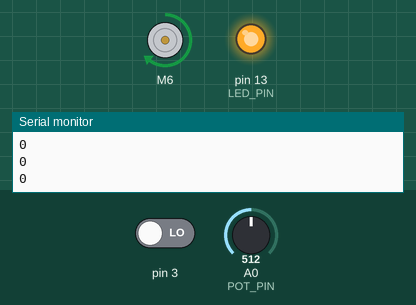
The sketch below on a simulated Arduino Uno, built with avr-gcc and run on an emulated ATmega328P. On the bench: DC motor (green arrow = forward, orange = backward, longer = faster), output pins drawn as LEDs (lit = HIGH), the last lines printed to the serial monitor. The test bench sets the inputs (shaded band); at power-on: A0 (POT_PIN) = 512, pin 3 LOW.

Above: at 6.2 s.
6.3 s: A0 (POT_PIN) set to 716
At 7.5 s:
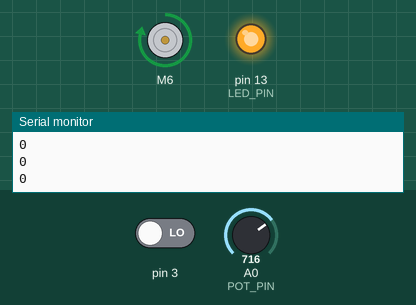
7.8 s: A0 (POT_PIN) set to 306
At 8.8 s:
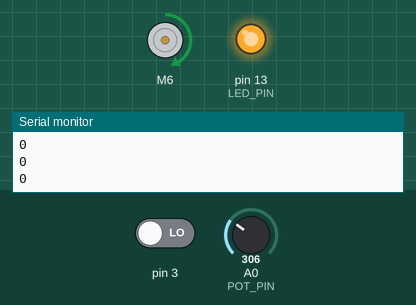
9.3 s: A0 (POT_PIN) set to 122
At 10.0 s:
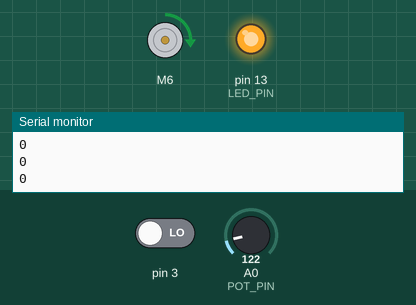
10.8 s: A0 (POT_PIN) set to 0
At 11.1 s:
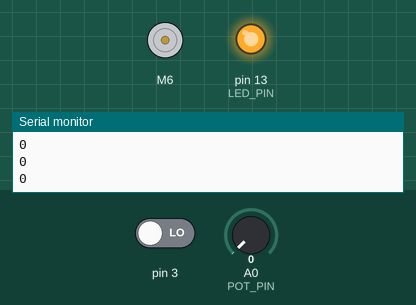
12.3 s: A0 (POT_PIN) set to 511
At 13.5 s:
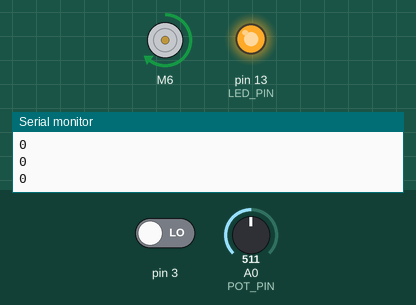
Timing chart, 0 to 14.8 s (numbered marks = the images above; inputs shaded):
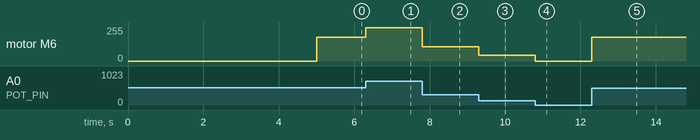

Measured:
- after the input at 6.3 s, motor M6: forward 177/255 → forward 248/255 at once
- after the input at 7.8 s, motor M6: forward 248/255 → forward 106/255 at once
- after the input at 9.3 s, motor M6: forward 106/255 → forward 42/255 at once
- after the input at 10.8 s, motor M6: forward 42/255 → stopped at once
- after the input at 12.3 s, motor M6: stopped → forward 177/255 at once

The sketch:

OPENLOOP_MINIGAME.ino
```cpp
#include "ESC.h"
#define LED_PIN (13)
#define POT_PIN (A0)
ESC myESC (6, 1000, 2000, 1000);

int val;
int counter;

unsigned long sensor_time;
unsigned long sensor_time_prev;

int sensor;
int sensor_sampling_time = 500;
void setup() {
  Serial.begin(9600);
  pinMode(LED_PIN, OUTPUT);
  myESC.arm();
  digitalWrite(LED_PIN, HIGH);
  attachInterrupt(1, encoder, RISING);
  delay(5000);
}

void loop() {
  val = analogRead(POT_PIN);
  val = map(val, 0, 735, 1000, 2000);
  myESC.speed(val);
  //delay(15);

  sensor_time = millis() - sensor_time_prev;
  if (sensor_time > sensor_sampling_time){
    sensor = ((counter/8)/0.5 * 60);
    counter = 0;
    Serial.println(sensor);
    sensor_time_prev = millis();

}
}

void encoder(){
  counter++;
}
```
